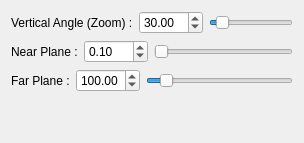
         <widget class="QWidget" name="perspectiveTab">
          <property name="sizePolicy">
           <sizepolicy hsizetype="Expanding" vsizetype="Expanding">
            <horstretch>0</horstretch>
            <verstretch>0</verstretch>
           </sizepolicy>
          </property>
          <attribute name="title">
           <string>Perspective</string>
          </attribute>
          <layout class="QGridLayout" name="gridLayout_7">
           <item row="0" column="0">
            <layout class="QHBoxLayout" name="horizontalLayout_2">
             <item>
              <widget class="QLabel" name="label">
               <property name="sizePolicy">
                <sizepolicy hsizetype="Fixed" vsizetype="Preferred">
                 <horstretch>0</horstretch>
                 <verstretch>0</verstretch>
                </sizepolicy>
               </property>
               <property name="text">
                <string>Vertical Angle (Zoom) :</string>
               </property>
              </widget>
             </item>
             <item>
              <widget class="QDoubleSpinBox" name="persVerticalAngleSpin">
               <property name="decimals">
                <number>2</number>
               </property>
               <property name="minimum">
                <double>0.000000000000000</double>
               </property>
               <property name="maximum">
                <double>360.000000000000000</double>
               </property>
               <property name="singleStep">
                <double>0.100000000000000</double>
               </property>
               <property name="value">
                <double>30.000000000000000</double>
               </property>
              </widget>
             </item>
             <item>
              <widget class="QSlider" name="persVerticalAngleSlider">
               <property name="maximum">
                <number>36000</number>
               </property>
               <property name="value">
                <number>3000</number>
               </property>
               <property name="orientation">
                <enum>Qt::Horizontal</enum>
               </property>
              </widget>
             </item>
            </layout>
           </item>
           <item row="1" column="0">
            <layout class="QHBoxLayout" name="horizontalLayout_4">
             <item>
              <widget class="QLabel" name="label_3">
               <property name="sizePolicy">
                <sizepolicy hsizetype="Fixed" vsizetype="Preferred">
                 <horstretch>0</horstretch>
                 <verstretch>0</verstretch>
                </sizepolicy>
               </property>
               <property name="text">
                <string>Near Plane :</string>
               </property>
              </widget>
             </item>
             <item>
              <widget class="QDoubleSpinBox" name="persNearSpin">
               <property name="decimals">
                <number>2</number>
               </property>
               <property name="minimum">
                <double>0.000000000000000</double>
               </property>
               <property name="maximum">
                <double>999.000000000000000</double>
               </property>
               <property name="singleStep">
                <double>0.100000000000000</double>
               </property>
               <property name="value">
                <double>0.100000000000000</double>
               </property>
              </widget>
             </item>
             <item>
              <widget class="QSlider" name="persNearSlider">
               <property name="maximum">
                <number>99900</number>
               </property>
               <property name="value">
                <number>10</number>
               </property>
               <property name="orientation">
                <enum>Qt::Horizontal</enum>
               </property>
              </widget>
             </item>
            </layout>
           </item>
           <item row="2" column="0">
            <layout class="QHBoxLayout" name="horizontalLayout_5">
             <item>
              <widget class="QLabel" name="label_4">
               <property name="sizePolicy">
                <sizepolicy hsizetype="Fixed" vsizetype="Preferred">
                 <horstretch>0</horstretch>
                 <verstretch>0</verstretch>
                </sizepolicy>
               </property>
               <property name="text">
                <string>Far Plane :</string>
               </property>
              </widget>
             </item>
             <item>
              <widget class="QDoubleSpinBox" name="persFarSpin">
               <property name="minimum">
                <double>0.000000000000000</double>
               </property>
               <property name="maximum">
                <double>999.000000000000000</double>
               </property>
               <property name="singleStep">
                <double>0.100000000000000</double>
               </property>
               <property name="value">
                <double>100.000000000000000</double>
               </property>
              </widget>
             </item>
             <item>
              <widget class="QSlider" name="persFarSlider">
               <property name="maximum">
                <number>99900</number>
               </property>
               <property name="value">
                <number>10000</number>
               </property>
               <property name="orientation">
                <enum>Qt::Horizontal</enum>
               </property>
              </widget>
             </item>
            </layout>
           </item>
           <item row="3" column="0">
            <spacer name="verticalSpacer_3">
             <property name="orientation">
              <enum>Qt::Vertical</enum>
             </property>
             <property name="sizeHint" stdset="0">
              <size>
               <width>20</width>
               <height>40</height>
              </size>
             </property>
            </spacer>
           </item>
          </layout>
         </widget>
